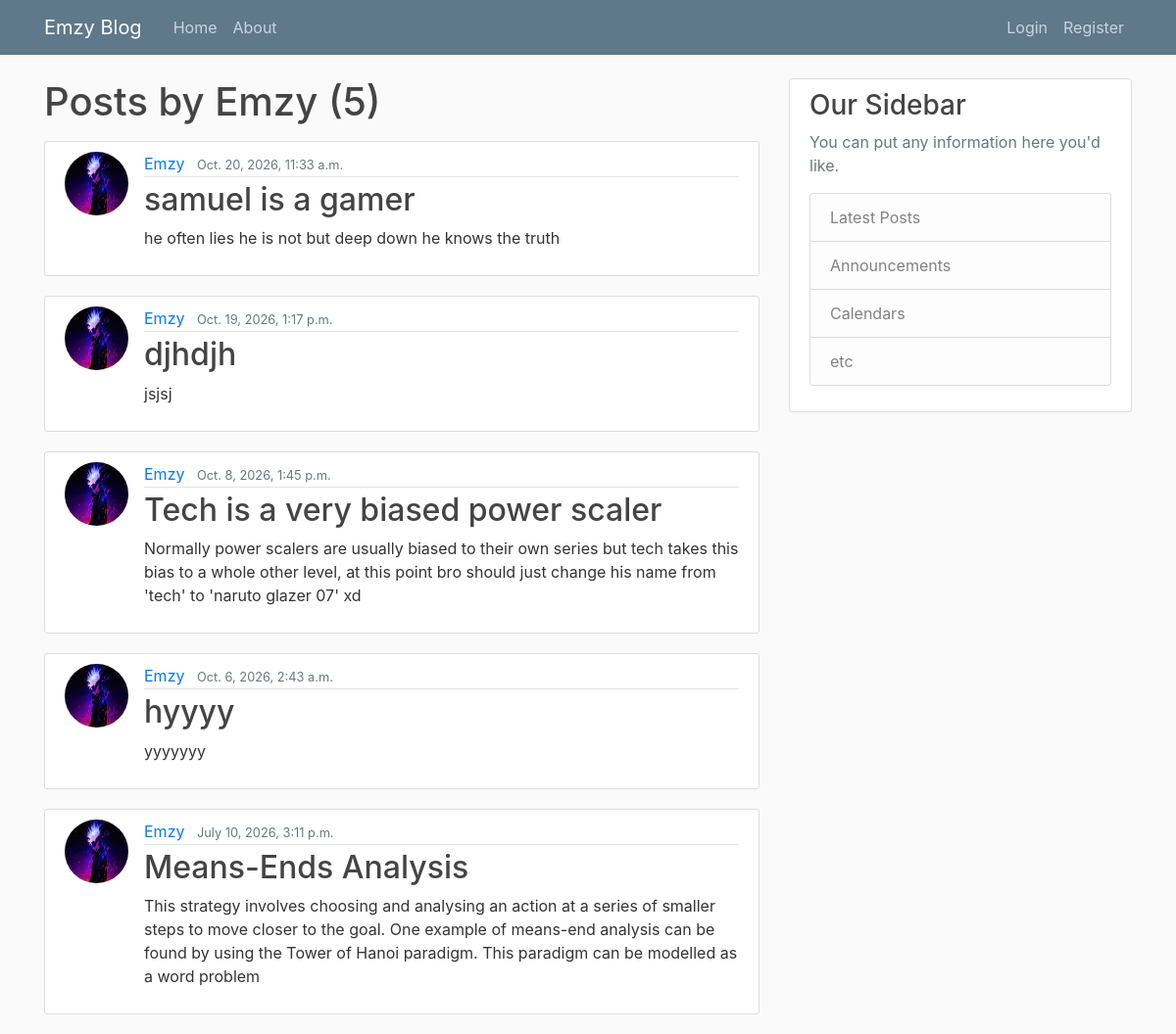
/user/Emzy, run on the app's committed database.
### blog/models.py (models this page shows, shortened)
class Post(models.Model):
    title = models.CharField(max_length=100)
    content = models.TextField()
    date_posted = models.DateTimeField(default=timezone.now)
    author = models.ForeignKey(User, on_delete=models.CASCADE)

### users/models.py (models this page shows, shortened)
class Profile(models.Model):
    user = models.OneToOneField(User, on_delete=models.CASCADE)
    image = models.ImageField(
        default='default.jpg', upload_to='profile_pics')
    """

    def save(self,*args, **kwargs):
        super().save(*args, **kwargs)

        img = Image.open(self.image.path)

        if img.height > 300 or img.width > 300:
            output_size = (300, 300)
            img.thumbnail(output_size)
            img.save(self.image.path)

    """

### blog/views.py (the view)
# urls.py: path('user/<str:username>', UserPostListView.as_view(), name='user-posts'),
class UserPostListView(ListView):
    model = Post
    template_name = 'blog/user_posts.html'
    context_object_name = 'posts'
    paginate_by = 5
    def get_queryset(self):
        user = get_object_or_404(User, username=self.kwargs.get('username'))
        return Post.objects.filter(author=user).order_by('-date_posted')

### blog/templates/blog/user_posts.html (shortened to what this page needs)
{% extends "blog/base.html" %}
{% block content %}
        <h1 class = "mb-3"> Posts by {{view.kwargs.username }} ({{ page_obj.paginator.count }})</h1>
        {% for post in posts %}
            <article class="media content-section">
                <img class="rounded-circle article-img"  src="{{ post.author.profile.image.url }}" alt="">
                <div class="media-body">
                    <div class="article-metadata">
                        <a class="mr-2" href="{%url 'user-posts' post.author.username %}">{{ post.author }}</a>
                        <small class="text-muted">{{ post.date_posted }}</small>
                    </div>
                    <h2><a class="article-title" href="{% url 'post-detail' post.id %}">{{ post.title }}</a></h2>
                    <p class="article-content">{{ post.content }}</p>
                </div>
            </article>
        {% endfor %}
{% endblock content %}

### blog/static/blog/main.css (style rules this page uses)
body { background: #fafafa; color: #333333; margin-top: 5rem; }
h1, h2, h3, h4, h5, h6 { color: #444444; }
.content-section { background: #ffffff; padding: 10px 20px; border: 1px solid #dddddd; border-radius: 3px; margin-bottom: 20px; }
.article-title { color: #444444; }
.article-content { white-space: pre-line; }
.article-img { height: 65px; width: 65px; margin-right: 16px; }
.article-metadata { padding-bottom: 1px; margin-bottom: 4px; border-bottom: 1px solid #e3e3e3 }

### data on the page
Post: author.profile.image (picture), author "Emzy", date_posted "Oct. 20, 2026, 11:33 a.m.", title "samuel is a gamer", content "he often lies he is not but deep down he knows the truth"
Post: author.profile.image (picture), author "Emzy", date_posted "Oct. 19, 2026, 1:17 p.m.", title "djhdjh", content "jsjsj"
Post: author.profile.image (picture), author "Emzy", date_posted "Oct. 8, 2026, 1:45 p.m.", title "Tech is a very biased power scaler", content "Normally power scalers are usually biased to their own series but tech takes this bias to a whole other level, at this point bro should just change his name from 'tech' to 'naruto glazer 07' xd"
Post: author.profile.image (picture), author "Emzy", date_posted "Oct. 6, 2026, 2:43 a.m.", title "hyyyy", content "yyyyyyy"
Post: author.profile.image (picture), author "Emzy", date_posted "July 10, 2026, 3:11 p.m.", title "Means-Ends Analysis", content "This strategy involves choosing and analysing an action at a series of smaller steps to move closer to the goal. One example of means-end analysis can be found by using the Tower of Hanoi paradigm. This paradigm can be modelled as a word problem"

### other printed values
{{ view.kwargs.username }} "Emzy"
{{ page_obj.paginator.count }} "5"
